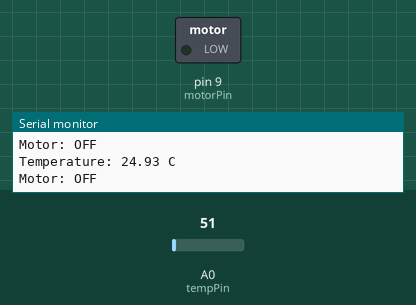
Bench run of a sketch on a simulated Arduino Uno, built with avr-gcc and run on an emulated ATmega328P. Parts: switched loads named in the sketch (green lamp = pin HIGH), the last lines printed to the serial monitor. Inputs (shaded band) come from the test bench; at power-on: A0 (tempPin) = 51.

Above: at 1.8 s.
1.9 s: A0 (tempPin) set to 65
At 2.8 s:
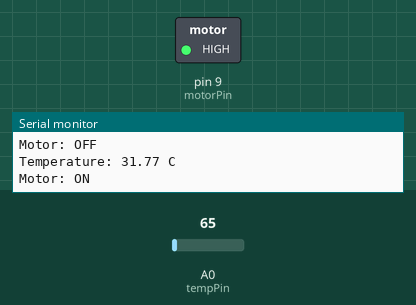
3.5 s: A0 (tempPin) set to 61
At 4.4 s:
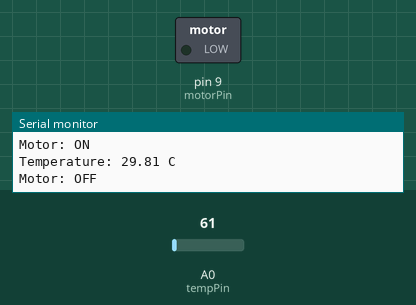
5.5 s: A0 (tempPin) set to 71
At 7.1 s:
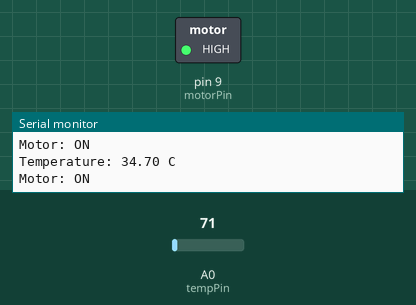
Timing chart, 0 to 8.6 s (numbered marks = the images above; inputs shaded):
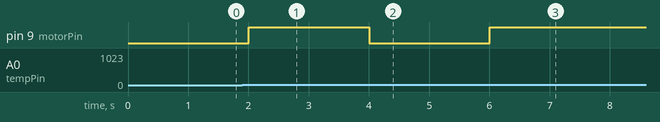

The sketch:

exp3.ino
```cpp
const int tempPin = A0;
const int motorPin = 9;

float temperature;
int sensorValue;

void setup() {
  pinMode(motorPin, OUTPUT);
  Serial.begin(9600);

  digitalWrite(motorPin, LOW);
}

void loop() {
  sensorValue = analogRead(tempPin);

  // Convert LM35 analog reading to Celsius
  temperature = sensorValue * (5.0 / 1023.0) * 100.0;

  Serial.print("Temperature: ");
  Serial.print(temperature);
  Serial.println(" C");

  // Motor ON when temperature reaches 30 C
  if (temperature >= 30.0) {
    digitalWrite(motorPin, HIGH);
    Serial.println("Motor: ON");
  }
  else {
    digitalWrite(motorPin, LOW);
    Serial.println("Motor: OFF");
  }

  delay(1000);
}
```

Measured:
- the behaviour switches between 61 and 62 on A0 (tempPin) (found by bisection; images 0 and 1)
- after the input at 1.9 s, pin 9 (motorPin): LOW → HIGH after 0.10 s
- after the input at 3.5 s, pin 9 (motorPin): HIGH → LOW after 0.50 s
- after the input at 5.5 s, pin 9 (motorPin): LOW → HIGH after 0.51 s
